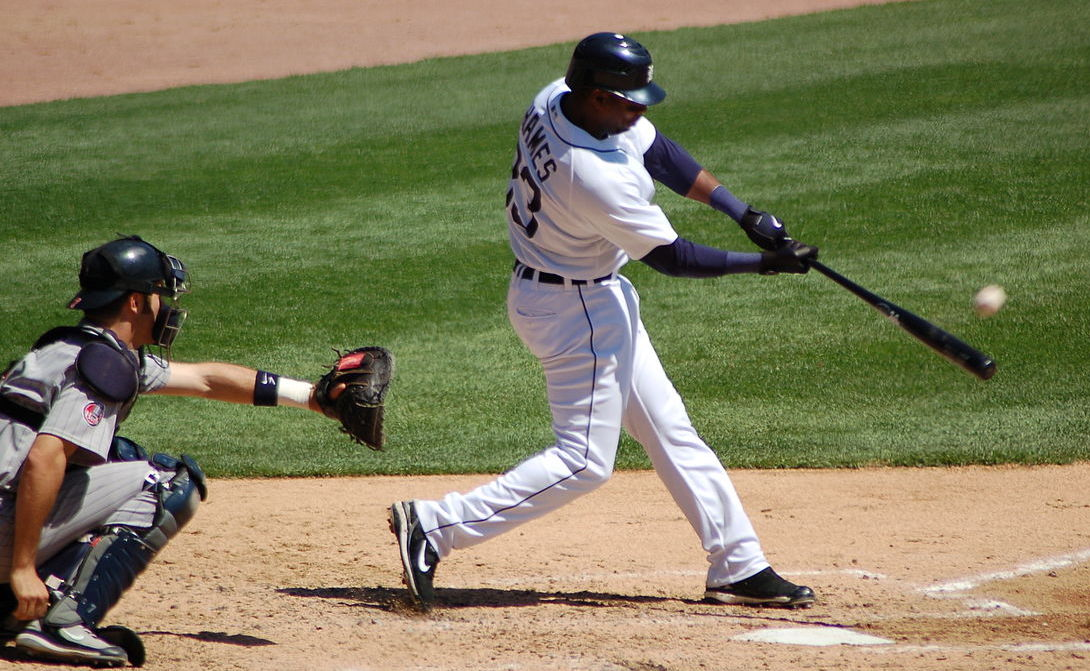
#> input picture baseball.jpg, 1090 x 671 px
$ jupyter execute 'Image Translation.ipynb'
#> lines starting #> are read from the running program, lines starting #| are printed output that depends on the picture
# Ex. No: 04
## Image Translation Using OpenCV

**Name :** _C.Shrenidhi_______________    **Reg. No :** __212223040196_________________    **Slot No :** _____26OD2199______

# **Image Translation**

Write a Python program using OpenCV to perform image translation on the **"Given image"**.

The program should:

1. Import `cv2`, `numpy`, and `matplotlib.pyplot`.
2. Read the image **"given** in color mode.
3. Create a **translation matrix** that moves the image
   **50 pixels to the right** and **80 pixels down**.
4. Apply the translation
5. Display the following using a **1 × 2 layout** in Matplotlib:
   - **Original Image**
   - **Translated Image**

[cell 1]
# Import
import cv2
import numpy as np
import matplotlib.pyplot as plt

[cell 2]
img = cv2.imread("baseball.jpg")
#> img is the input picture: shape (671, 1090, 3); mean B, G, R 92.2, 124.4, 126.7
img = cv2.cvtColor(img, cv2.COLOR_BGR2RGB)

[cell 3]
rows, cols, channels = img.shape
#> rows = 671; cols = 1090; channels = 3

M = np.float32([[1, 0, 50],
                [0, 1, 80]])

translated = cv2.warpAffine(img, M, (cols, rows))

[cell 4]
# Display the image using Matplotlib
plt.figure(figsize=(12, 5))

plt.subplot(1, 2, 1)
plt.imshow(img)
plt.title("Original Image")
plt.axis("off")

plt.subplot(1, 2, 2)
plt.imshow(translated)
plt.title("Translated Image")
plt.axis("off")

plt.show()

# **Image Scaling**

Write a Python program using OpenCV to perform image scaling on the **given image**.

The program should:

1. Scale the image to:
   - **0.5 times** its original size (downscaling)
   - **2 times** its original size (upscaling)
2. Use `cv2.resize` with appropriate scaling factors.
5. Display the following using a **1 × 3 layout** in Matplotlib:
   - **Original Image**
   - **Downscaled Image (0.5×)**
   - **Upscaled Image (2×)**

[cell 5]
downscaled = cv2.resize(img, None, fx=0.5, fy=0.5)
upscaled = cv2.resize(img, None, fx=2, fy=2)

[cell 6]
plt.figure(figsize=(15, 5))

plt.subplot(1, 3, 1)
plt.imshow(img)
plt.title("Original Image")
plt.axis("off")

plt.subplot(1, 3, 2)
plt.imshow(downscaled)
plt.title("Downscaled Image (0.5x)")
plt.axis("off")

plt.subplot(1, 3, 3)
plt.imshow(upscaled)
plt.title("Upscaled Image (2x)")
plt.axis("off")

plt.show()

# **Image Shearing**

Write a Python program using OpenCV to perform image shearing on the **given image**.

The program should:

1. Create a **shearing transformation matrix** to apply:
   - **Horizontal shearing**
   - **Vertical shearing**
2. Apply the shearing transformations.
3. Display the following using a **1 × 3 layout** in Matplotlib:
   - **Original Image**
   - **Horizontally Sheared Image**
   - **Vertically Sheared Image**

[cell 7]
rows, cols, channels = img.shape

M_horizontal = np.float32([[1, 0.5, 0],
                           [0, 1, 0]])

M_vertical = np.float32([[1, 0, 0],
                         [0.5, 1, 0]])

[cell 8]
horizontal = cv2.warpAffine(img, M_horizontal, (cols, rows))
vertical = cv2.warpAffine(img, M_vertical, (cols, rows))
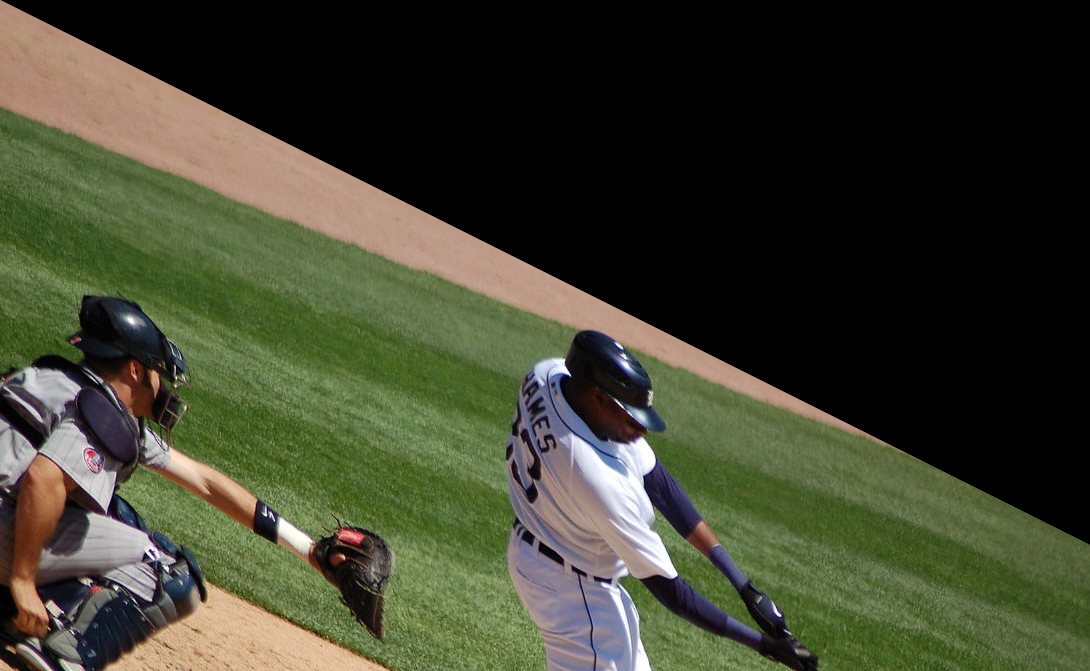
#> vertical: shape (671, 1090, 3); mean R, G, B 62.8, 65.5, 46.6

[cell 9]
plt.figure(figsize=(15, 5))

plt.subplot(1, 3, 1)
plt.imshow(img)
plt.title("Original Image")
plt.axis("off")

plt.subplot(1, 3, 2)
plt.imshow(horizontal)
plt.title("Horizontally Sheared Image")
plt.axis("off")

plt.subplot(1, 3, 3)
plt.imshow(vertical)
plt.title("Vertically Sheared Image")
plt.axis("off")

plt.show()

# **Image Reflection**

Write a Python program using OpenCV to perform image reflection on the **given image**.

The program should:

1. Generate the following reflected versions of the image:
   - **Horizontal Reflection** (flip left ↔ right)
   - **Vertical Reflection** (flip top ↔ bottom)
   - **Both-axis Reflection**
2. Use `cv2.flip` with appropriate flip codes.
3. Display the following using a **2 × 2 layout** in Matplotlib:
   - **Original Image**
   - **Horizontally Reflected Image**
   - **Vertically Reflected Image**
   - **Both-axis Reflected Image**

[cell 10]
horizontal_flip = cv2.flip(img, 1)
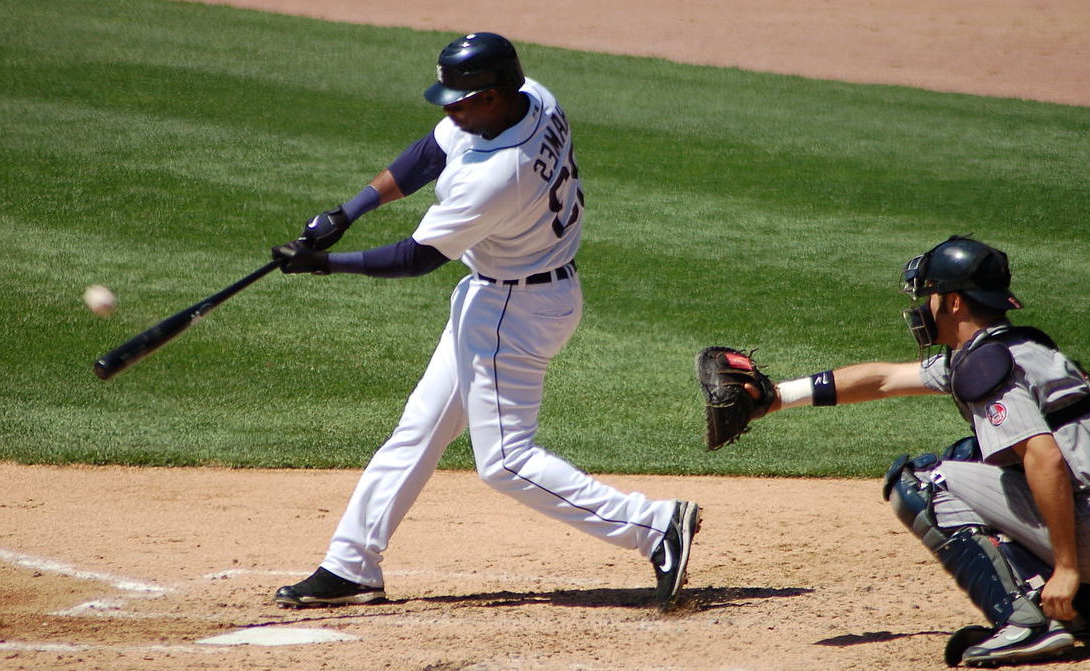
#> horizontal_flip: shape (671, 1090, 3); mean R, G, B 126.7, 124.4, 92.2
vertical_flip = cv2.flip(img, 0)
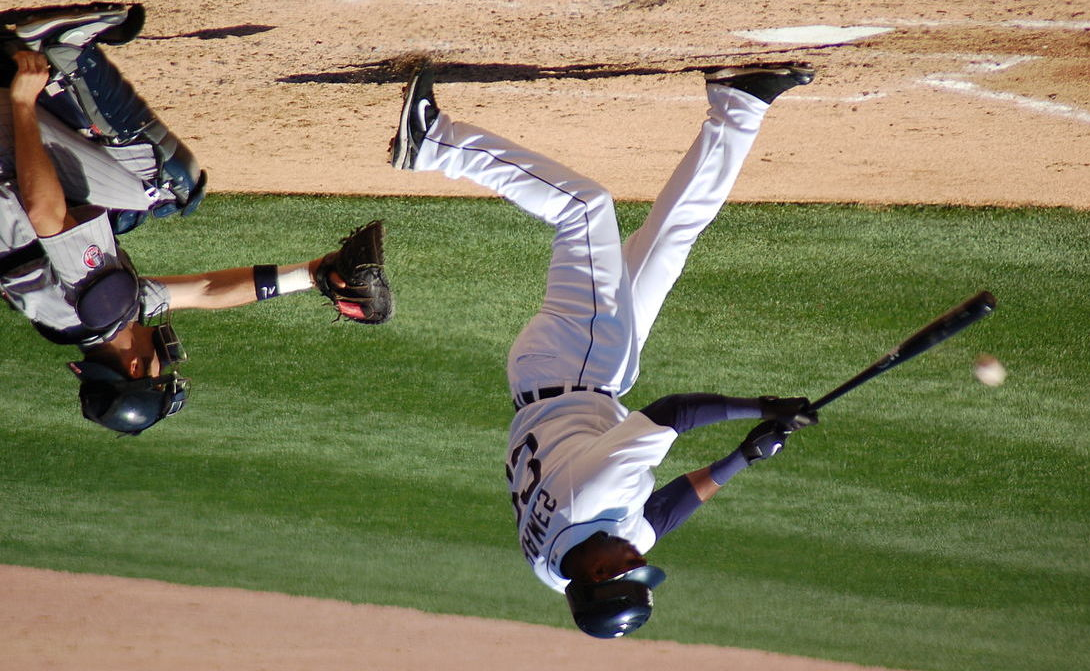
#> vertical_flip: shape (671, 1090, 3); mean R, G, B 126.7, 124.4, 92.2
both_flip = cv2.flip(img, -1)
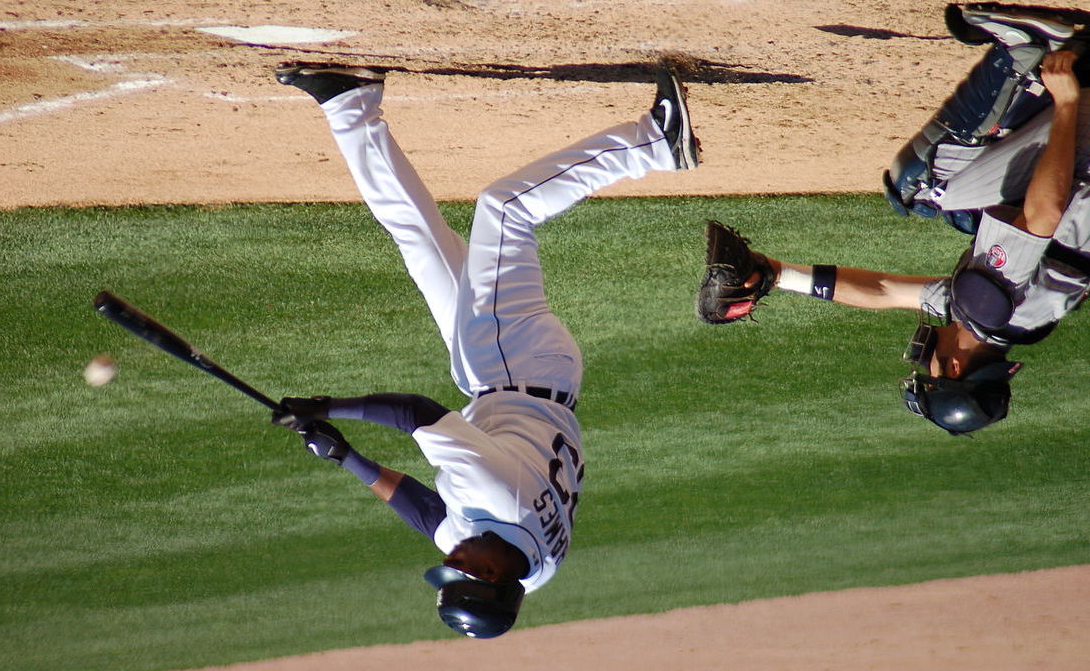
#> both_flip: shape (671, 1090, 3); mean R, G, B 126.7, 124.4, 92.2

[cell 11]
plt.figure(figsize=(10, 8))

plt.subplot(2, 2, 1)
plt.imshow(img)
plt.title("Original Image")
plt.axis("off")

plt.subplot(2, 2, 2)
plt.imshow(horizontal_flip)
plt.title("Horizontal Reflection")
plt.axis("off")

plt.subplot(2, 2, 3)
plt.imshow(vertical_flip)
plt.title("Vertical Reflection")
plt.axis("off")

plt.subplot(2, 2, 4)
plt.imshow(both_flip)
plt.title("Both-axis Reflection")
plt.axis("off")

plt.show()

# **Image Rotation**

Write a Python program using OpenCV to perform **image rotation** on the **given image**.

The program should:

1. Rotate the image by:
   - **45 degrees**
   - **90 degrees**
2. Use `cv2.getRotationMatrix2D` and `cv2.warpAffine`.
3. Display the following using a **1 × 3 layout** in Matplotlib:
   - **Original Image**
   - **45° Rotated Image**
   - **90° Rotated Image**

[cell 12]
rows, cols, channels = img.shape

center = (cols // 2, rows // 2)
#> center = (545, 335)

M45 = cv2.getRotationMatrix2D(center, 45, 1.0)
rotated45 = cv2.warpAffine(img, M45, (cols, rows))
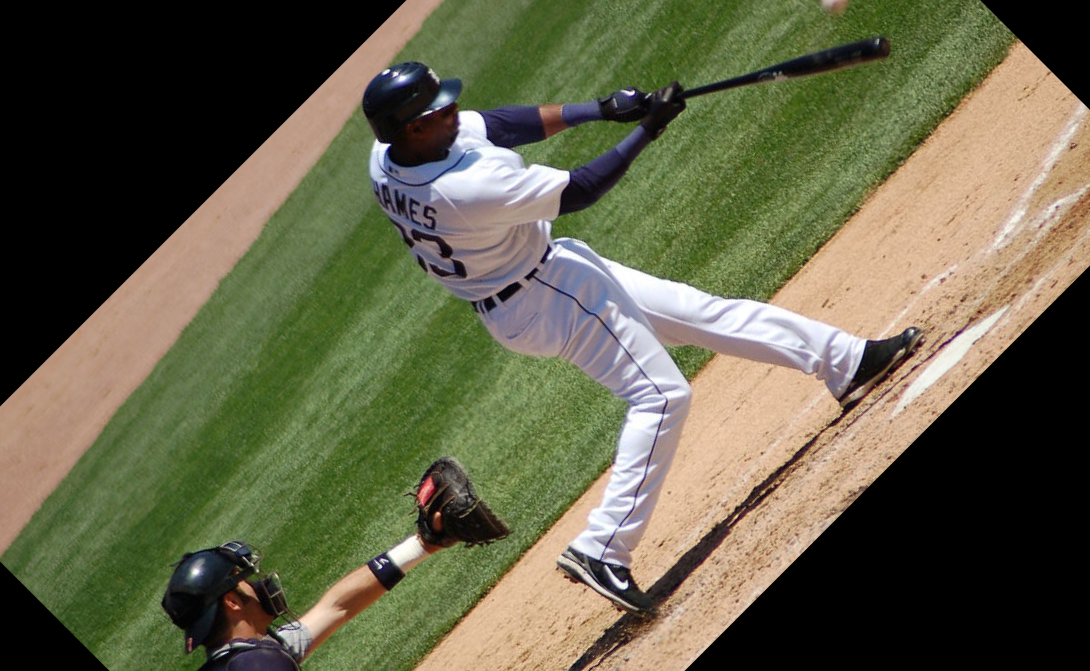
#> rotated45: shape (671, 1090, 3); mean R, G, B 99, 97.5, 73

M90 = cv2.getRotationMatrix2D(center, 90, 1.0)
rotated90 = cv2.warpAffine(img, M90, (cols, rows))
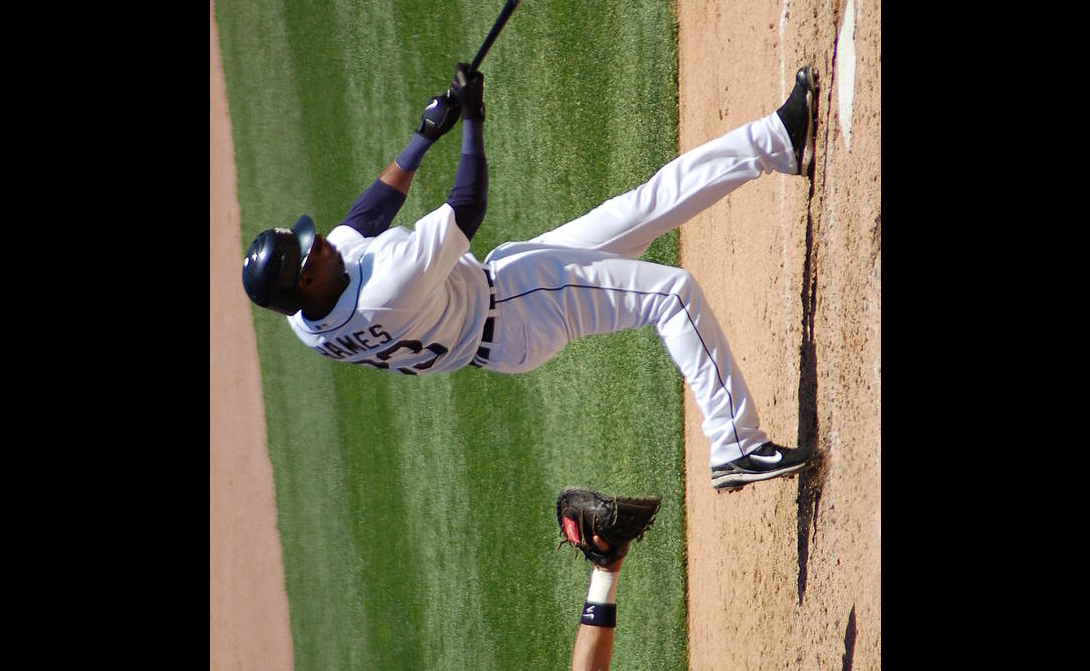
#> rotated90: shape (671, 1090, 3); mean R, G, B 82.9, 81.4, 62.2

[cell 13]
plt.figure(figsize=(15, 5))

plt.subplot(1, 3, 1)
plt.imshow(img)
plt.title("Original Image")
plt.axis("off")

plt.subplot(1, 3, 2)
plt.imshow(rotated45)
plt.title("45 Degree Rotation")
plt.axis("off")

plt.subplot(1, 3, 3)
plt.imshow(rotated90)
plt.title("90 Degree Rotation")
plt.axis("off")

plt.show()
